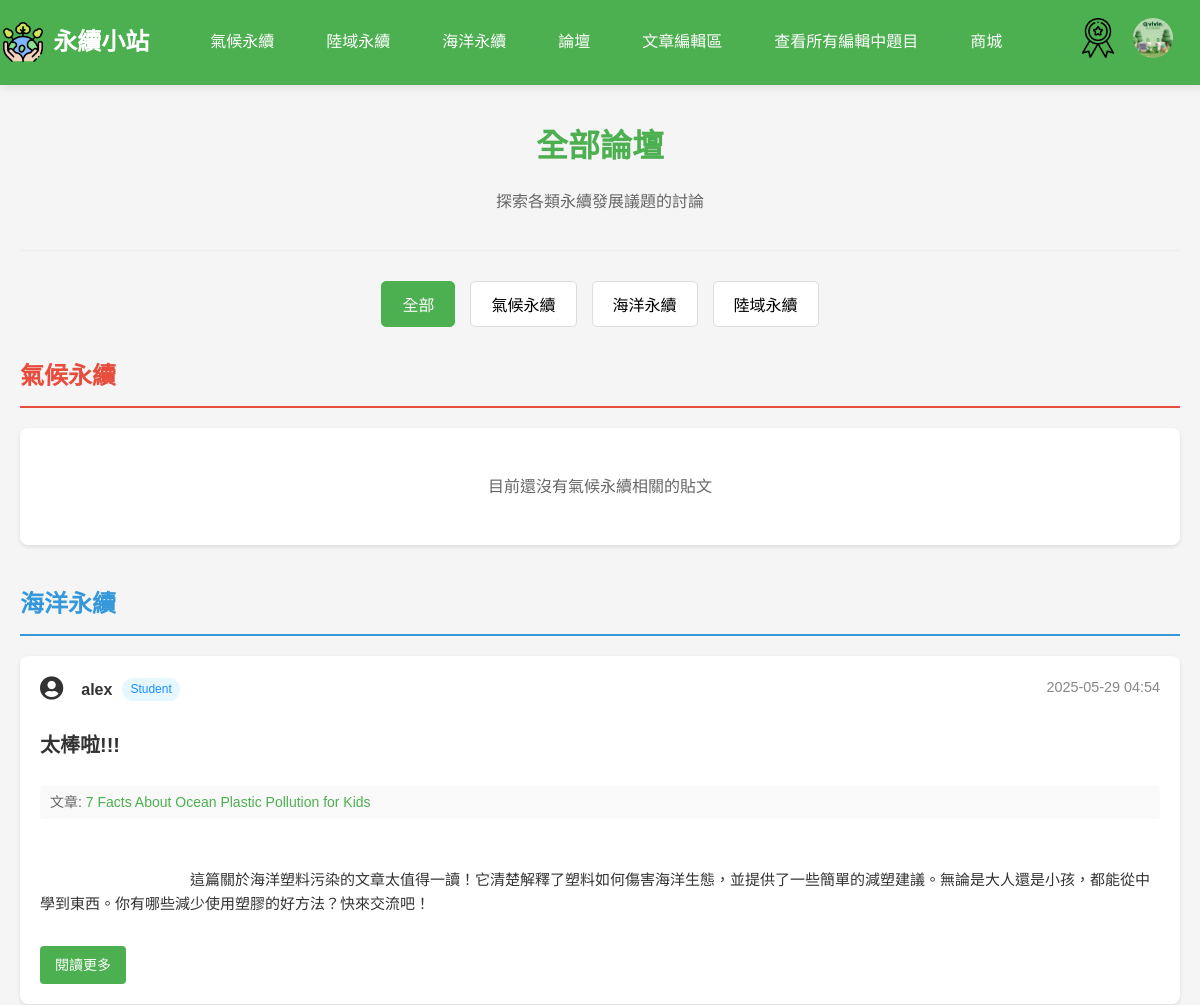
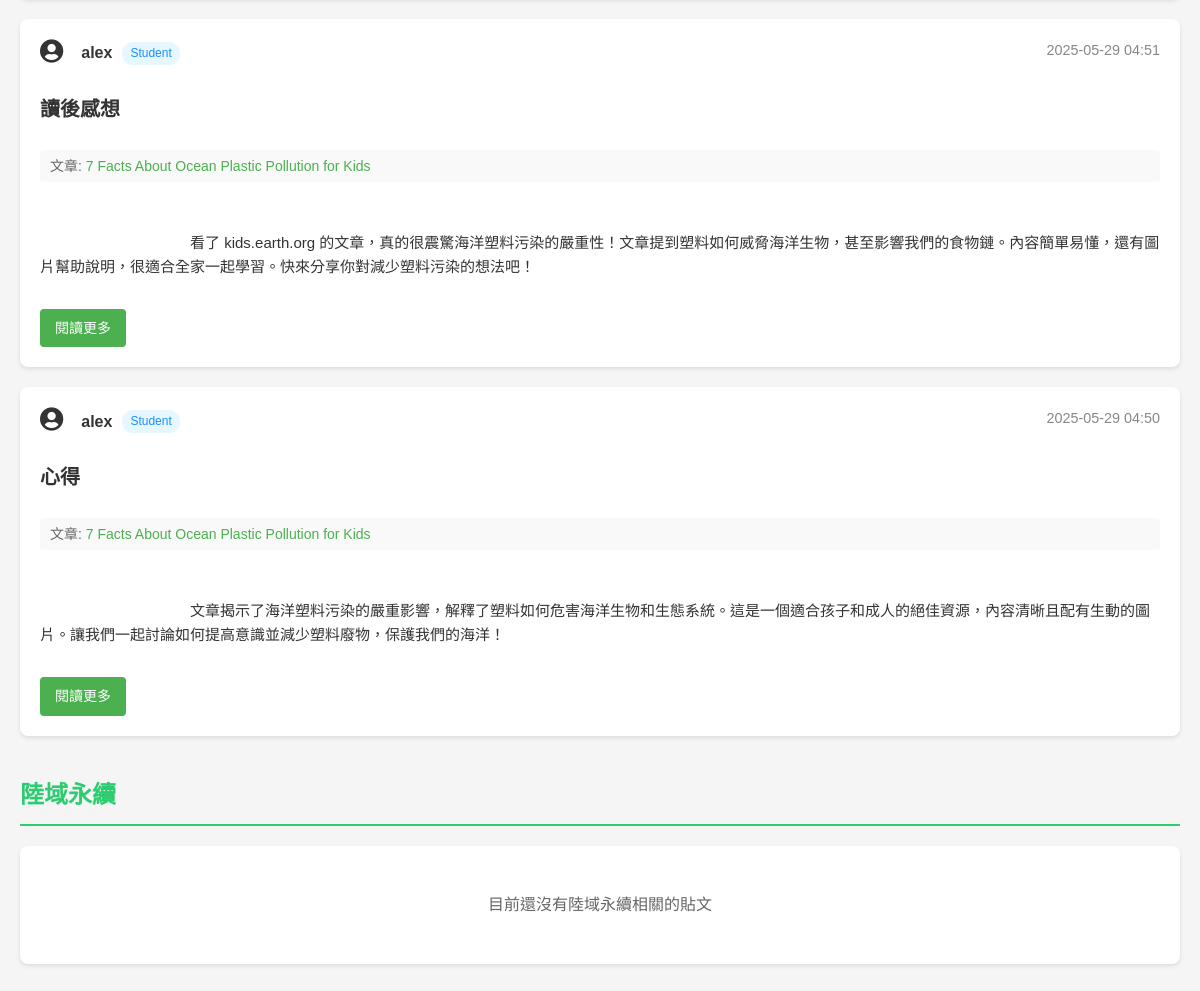
The app's page /php/all_forums.php (signed in) with its own data (2 pictures, top to bottom).
### tables this page shows
CREATE TABLE `user` (
  `UserID` int(11) NOT NULL COMMENT '使用者編號 (PK)',
  `Username` varchar(50) DEFAULT NULL COMMENT '使用者名稱',
  `Email` varchar(100) NOT NULL COMMENT '電子郵件',
  `Password` varchar(255) NOT NULL COMMENT '密碼 (加密儲存)',
  `JoinDate` datetime DEFAULT current_timestamp() COMMENT '註冊時間',
  `Status` enum('Student','Teacher','Admin') NOT NULL DEFAULT 'Student' COMMENT '使用者身份',
  `reset_token` varchar(255) DEFAULT NULL,
  `token_expire` datetime DEFAULT NULL,
  `AvatarURL` varchar(255) DEFAULT NULL,
  `BackgroundURL` varchar(255) DEFAULT NULL
);

CREATE TABLE `communitypost` (
  `PostID` int(11) NOT NULL COMMENT '貼文編號 (PK)',
  `Content` text NOT NULL COMMENT '貼文內容',
  `ImageURL` varchar(255) DEFAULT NULL COMMENT '圖片網址',
  `PostDate` datetime DEFAULT current_timestamp() COMMENT '發文日期',
  `Title` varchar(50) DEFAULT NULL COMMENT '標題',
  `UserID` int(11) NOT NULL COMMENT 'FK to User',
  `ArticleID` int(11) DEFAULT NULL COMMENT '關聯的文章ID'
);

CREATE TABLE `article` (
  `ArticleID` int(11) NOT NULL COMMENT '文章編號 (PK)',
  `Title` varchar(100) NOT NULL COMMENT '標題',
  `Category` varchar(50) NOT NULL COMMENT '分類',
  `ImageURL` varchar(255) DEFAULT NULL COMMENT '圖片網址',
  `Description` text DEFAULT NULL COMMENT '簡介',
  `ArticleURL` varchar(255) NOT NULL COMMENT '文章網址',
  `UserID` int(11) NOT NULL,
  `Content` longtext DEFAULT NULL COMMENT '文章內容',
  `created_at` timestamp NOT NULL DEFAULT current_timestamp(),
  `teacher_summary` longtext DEFAULT NULL COMMENT '老師重點整理'
);

### php/all_forums.php (the view, shortened to what this page needs)
<?php
include 'db_connect.php';
$categories = [
    'sdg13' => ['name' => '氣候永續', 'posts' => []],
    'sdg14' => ['name' => '海洋永續', 'posts' => []],
    'sdg15' => ['name' => '陸域永續', 'posts' => []]
];
$sql = "SELECT cp.*, u.Username, u.Status, u.AvatarURL, a.Category, a.Title as ArticleTitle
        FROM communitypost cp
        JOIN user u ON cp.UserID = u.UserID
        LEFT JOIN article a ON cp.ArticleID = a.ArticleID
        ORDER BY cp.PostDate DESC";
$result = $conn->query($sql);
if ($result && $result->num_rows > 0) {
    while ($row = $result->fetch_assoc()) {
        $category = $row['Category'] ?? '';
        $categories[$category]['posts'][] = $row;
    }
}
?>
<!DOCTYPE html>
<html lang="zh-TW">
<head>
    <link rel="stylesheet" href="../css/nav3.css">
    <link rel="stylesheet" href="../css/all_forums.css">
    <link rel="stylesheet" href="https://cdnjs.cloudflare.com/ajax/libs/font-awesome/5.15.4/css/all.min.css">
</head>
<body>
    <header>
        <?php include "nav.php"; ?>
    </header>
    <div class="forums-container">
        <div class="forums-header">
            <h1>全部論壇</h1>
            <p>探索各類永續發展議題的討論</p>
        </div>
        <div class="category-tabs">
            <button class="tab-btn active" data-category="all">全部</button>
            <button class="tab-btn" data-category="sdg13"><?php echo $categories['sdg13']['name']; ?></button>
            <button class="tab-btn" data-category="sdg14"><?php echo $categories['sdg14']['name']; ?></button>
            <button class="tab-btn" data-category="sdg15"><?php echo $categories['sdg15']['name']; ?></button>
        </div>
        <?php foreach ($categories as $categoryKey => $category): ?>
            <div class="category-section" id="<?php echo $categoryKey; ?>-section">
                <h2 class="category-title"><?php echo $category['name']; ?></h2>
                <div class="posts-container">
                    <?php if (empty($category['posts'])): ?>
                        <div class="no-posts">
                            <p>目前還沒有<?php echo $category['name']; ?>相關的貼文</p>
                        </div>
                    <?php else: ?>
                        <?php foreach ($category['posts'] as $post): ?>
                            <div class="post-card" data-category="<?php echo $categoryKey; ?>">
                                <div class="post-header">
                                    <div class="user-info">
                                        <?php if (!empty($post['AvatarURL'])): ?>
                                            <img src="../<?php echo htmlspecialchars($post['AvatarURL']); ?>" alt="用戶頭像" class="user-avatar" style="width: 30px; height: 30px; border-radius: 50%; margin-right: 8px;">
                                        <?php else: ?>
                                            <span class="user-avatar"><i class="fas fa-user-circle" style="font-size: 24px; margin-right: 8px;"></i></span>
                                        <?php endif; ?>
                                        <span class="username"><?php echo htmlspecialchars($post['Username']); ?></span>
                                        <?php if (!empty($post['Status'])): ?>
                                            <span class="user-status" style="background-color: #e6f7ff; color: #1890ff; padding: 2px 8px; border-radius: 12px; font-size: 12px;"><?php echo htmlspecialchars($post['Status']); ?></span>
                                        <?php endif; ?>
                                    </div>
                                    <span class="post-date"><?php echo date('Y-m-d H:i', strtotime($post['PostDate'])); ?></span>
                                </div>
                                <h3 class="post-title">
                                    <a href="discuss.php?post_id=<?php echo $post['PostID']; ?>"><?php echo htmlspecialchars($post['Title']); ?></a>
                                </h3>
                                <div class="article-reference">
                                    <?php if (isset($post['ArticleTitle']) && !empty($post['ArticleTitle'])): ?>
                                        <span>文章: </span>
                                        <a href="article.php?id=<?php echo $post['ArticleID']; ?>"><?php echo htmlspecialchars($post['ArticleTitle']); ?></a>
                                    <?php else: ?>
                                        <span>獨立討論</span>
                                    <?php endif; ?>
                                </div>
                                <div class="post-content">
                                    <?php
                                        $content_preview = mb_substr(strip_tags($post['Content']), 0, 150, 'UTF-8');
                                        echo nl2br(htmlspecialchars($content_preview));
                                    ?>
                                </div>
                                <a href="discuss.php?post_id=<?php echo $post['PostID']; ?>" class="read-more-btn">閱讀更多</a>
                            </div>
                        <?php endforeach; ?>
                    <?php endif; ?>
                </div>
            </div>
        <?php endforeach; ?>
    </div>
</body>
</html>

### php/nav.php (shortened to what this page needs)
<nav class="navbar">
    <div class="logo">
        <img src="../img/icon.png" style="color: white;" alt="永續小站 Logo">
        <h1 style="font-size: 24px;"><a href="index.php" class="logo-title">永續小站</a></h1>
    </div>
    <ul class="nav-links">
        <li><a href="climate.php" style="font-size: 16px;">氣候永續</a></li>
        <li><a href="landscape.php" style="font-size: 16px; ">陸域永續</a></li>
        <li><a href="ocean.php" style="font-size: 16px;">海洋永續</a></li>
        <li><a href="all_forums.php" style="font-size: 16px;">論壇</a></li>
        <?php if (isset($_SESSION['login_session']) && $_SESSION['login_session'] === true): ?>
            <?php if (isset($_SESSION['role']) && $_SESSION['role'] === 'Teacher'): ?>
                <li><a href="crawler.php">文章編輯區</a></li>
                <li><a href="view-all-qusetion.php">查看所有編輯中題目</a></li>
            <?php elseif (isset($_SESSION['role']) && $_SESSION['role'] === 'Admin'): ?>
                <li><a href="crawler.php">文章編輯區</a></li>
                <li><a href="view-all-qusetion.php">查看所有編輯中題目</a></li>
                <li><a href="merchandise_manage.php">商品管理</a></li>
            <?php endif; ?>
            <li><a href="shop.php">商城</a></li>
        <?php endif; ?>
    </ul>
    <div class="nav-icons">
        <?php if (isset($_SESSION['login_session']) && $_SESSION['login_session'] === true): ?>
            <?php if (isset($_SESSION['role']) && $_SESSION['role'] === 'Teacher'): ?>
                <a href="teacher_achievement.php"><img src="../img/achv.png" alt="成就"></a>
            <?php elseif (isset($_SESSION['role']) && $_SESSION['role'] === 'Student'): ?>
                <a href="achievement.php"><img src="../img/achv.png" alt="成就"></a>
            <?php elseif (isset($_SESSION['role']) && $_SESSION['role'] === 'Admin'): ?>
                <a href="teacher_achievement.php"><img src="../img/achv.png" alt="成就"></a>
            <?php endif; ?>
        <?php endif; ?>
        <?php if (isset($_SESSION['login_session']) && $_SESSION['login_session'] === true): ?>
            <?php
            $avatarURL = $_SESSION['AvatarURL'] ?? 'img/user.png';
            if ($avatarURL === 'img/user.png') {
                $servername = "localhost";
                $db_username = "root";
                $db_password = "";
                $dbname = "sustain";
                $conn = new mysqli($servername, $db_username, $db_password, $dbname);
                $conn->set_charset("utf8mb4");
                $username = $_SESSION['username'];
                $sql = "SELECT AvatarURL FROM user WHERE Username='$username'";
                $result = $conn->query($sql);
                if ($result->num_rows > 0) {
                    $row = $result->fetch_assoc();
                    $avatarURL = $row['AvatarURL'] ?? 'img/user.png';
                }
            }
            ?>
            <a href="user.php"><img src="../<?php echo htmlspecialchars($avatarURL); ?>" alt="用戶" style="border-radius: 50%;"></a>
        <?php endif; ?>
    </div>
</nav>

### css/nav3.css (style rules this page uses)
body, html { margin: 0; padding: 0; height: 100%; }
.navbar { background-color: #4CAF50; padding: 0.2rem; display: flex; justify-content: space-between; align-items: center; color: white; box-shadow: 0 2px 10px rgba(0, 0, 0, 0.1); position: fixed; top: 0; left: 0; width: 100%; z-index: 9999; transition: background-color 0.3s ease; }
.logo { display: flex; align-items: center; }
.logo img { width: 40px; height: 40px; margin-right: 10px; transition: transform 0.3s ease; }
.logo-title { text-decoration: none; color: white; transition: color 0.3s ease; }
.nav-links { list-style: none; padding: 0; margin: 0; display: flex; gap: 20px; }
.nav-links li a { text-decoration: none; color: white; font-size: 16px; padding: 0.5rem 1rem; transition: color 0.3s ease, background-color 0.3s ease; }
.nav-icons { display: flex; align-items: center; margin-right: 30px; }
.nav-icons a { margin-left: 15px; }
.nav-icons img { height: 40px; width: 40px; filter: brightness(100%); transition: filter 0.3s ease; }

### css/all_forums.css (style rules this page uses)
:root { --primary-color: #4CAF50; --primary-hover: #45a049; --text-dark: #333; --text-muted: #666; --text-light: #888; --bg-light: #f8f9fa; --error-bg: #f8d7da; --error-text: #721c24; --shadow: 0 2px 4px rgba(0, 0, 0, 0.1); --climate-color: #e74c3c; --ocean-color: #3498db; --land-color: #2ecc71; }
body { font-family: 'Microsoft JhengHei', Arial, sans-serif; background-color: #f5f5f5; color: var(--text-dark); line-height: 1.6; margin: 0; padding: 0; }
.forums-container { max-width: 1200px; margin: 80px auto 20px; padding: 20px; }
.forums-header { text-align: center; margin-bottom: 30px; padding-bottom: 20px; border-bottom: 1px solid #eee; }
.forums-header h1 { font-size: 32px; color: var(--primary-color); margin-bottom: 10px; }
.forums-header p { font-size: 16px; color: var(--text-muted); }
.category-tabs { display: flex; justify-content: center; gap: 15px; margin-bottom: 30px; flex-wrap: wrap; }
.tab-btn { padding: 10px 20px; background-color: #fff; border: 1px solid #ddd; border-radius: 5px; cursor: pointer; font-size: 16px; transition: all 0.3s ease; }
.tab-btn.active { background-color: var(--primary-color); color: white; border-color: var(--primary-color); }
.category-section { margin-bottom: 40px; }
.category-title { font-size: 24px; color: var(--primary-color); padding-bottom: 10px; border-bottom: 2px solid var(--primary-color); margin-bottom: 20px; }
#sdg13-section .category-title { color: var(--climate-color); border-bottom-color: var(--climate-color); }
#sdg14-section .category-title { color: var(--ocean-color); border-bottom-color: var(--ocean-color); }
#sdg15-section .category-title { color: var(--land-color); border-bottom-color: var(--land-color); }
.posts-container { display: flex; flex-direction: column; gap: 20px; }
.no-posts { background: white; border-radius: 8px; box-shadow: var(--shadow); padding: 30px; text-align: center; color: var(--text-muted); }
.post-card { background: white; border-radius: 8px; box-shadow: var(--shadow); padding: 20px; transition: transform 0.2s, box-shadow 0.2s; display: flex; flex-direction: column; gap: 15px; }
.post-header { display: flex; justify-content: space-between; align-items: flex-start; margin-bottom: 10px; }
.user-info { display: flex; align-items: center; gap: 10px; }
.username { font-weight: bold; color: var(--text-dark); }
.post-date { color: var(--text-light); font-size: 0.9em; }
.post-title { margin: 0 0 10px 0; }
.post-title a { color: var(--text-dark); text-decoration: none; font-size: 20px; font-weight: bold; }
.article-reference { font-size: 14px; color: var(--text-muted); margin-bottom: 10px; padding: 5px 10px; background-color: #f9f9f9; border-radius: 4px; display: inline-block; }
.article-reference a { color: var(--primary-color); text-decoration: none; }
.post-content { color: var(--text-dark); line-height: 1.6; white-space: pre-wrap; margin-bottom: 15px; font-size: 15px; }
.read-more-btn { display: inline-block; padding: 8px 15px; background-color: var(--primary-color); color: white; text-decoration: none; border-radius: 4px; font-size: 14px; transition: background-color 0.3s; align-self: flex-start; }

### records on screen
user: AvatarURL (picture)
communitypost: UserID.Username "alex", UserID.Status "Student", PostDate "2025-05-29 04:54", Title "太棒啦!!!", ArticleID.Title "7 Facts About Ocean Plastic Pollution for Kids", Content "這篇關於海洋塑料污染的文章太值得一讀！它清楚解釋了塑料如何傷害海洋生態，並提供了一些簡單的減塑建議。無論是大人還是小孩，都能從中學到東西。你有哪些減少使用塑膠的好方法？快來交流吧！"
communitypost: UserID.Username "alex", UserID.Status "Student", PostDate "2025-05-29 04:51", Title "讀後感想", ArticleID.Title "7 Facts About Ocean Plastic Pollution for Kids", Content "看了 kids.earth.org 的文章，真的很震驚海洋塑料污染的嚴重性！文章提到塑料如何威脅海洋生物，甚至影響我們的食物鏈。內容簡單易懂，還有圖片幫助說明，很適合全家一起學習。快來分享你對減少塑料污染的想法吧！"
communitypost: UserID.Username "alex", UserID.Status "Student", PostDate "2025-05-29 04:50", Title "心得", ArticleID.Title "7 Facts About Ocean Plastic Pollution for Kids", Content "文章揭示了海洋塑料污染的嚴重影響，解釋了塑料如何危害海洋生物和生態系統。這是一個適合孩子和成人的絕佳資源，內容清晰且配有生動的圖片。讓我們一起討論如何提高意識並減少塑料廢物，保護我們的海洋！"

### other values on screen
$categories['sdg13']['name'] "氣候永續"
$categories['sdg14']['name'] "海洋永續"
$categories['sdg15']['name'] "陸域永續"
$category['name'] "氣候永續"
$category['name'] "海洋永續"
$category['name'] "陸域永續"
